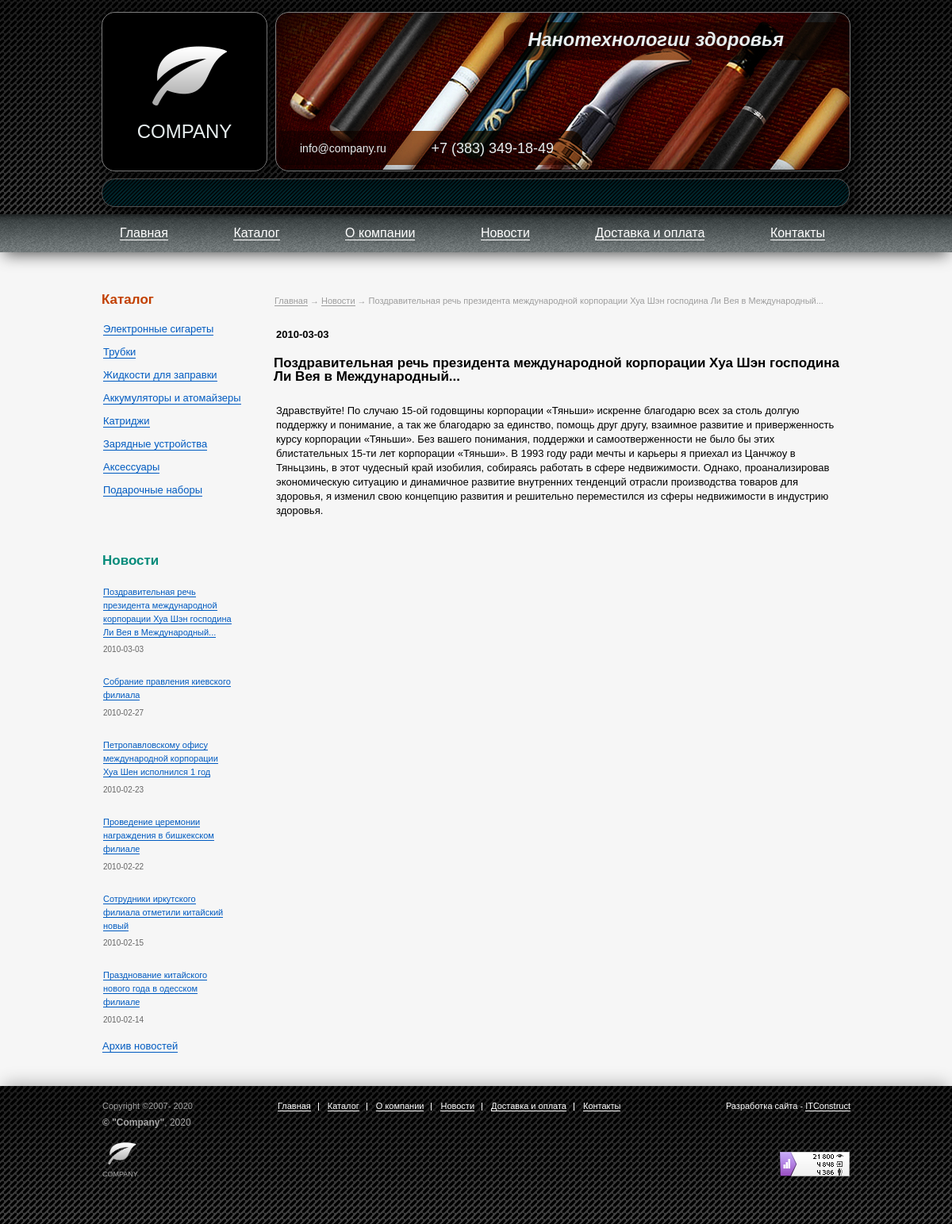
Page /elsig.site/news-detail.php?id=1 on the committed database.
### tables this page shows
CREATE TABLE News (
	id INT AUTO_INCREMENT PRIMARY KEY NOT NULL,
	header VARCHAR(255) NOT NULL,
	date DATE NOT NULL,
    	preview TEXT,
    	description TEXT
);

CREATE TABLE Category (
	id INT AUTO_INCREMENT PRIMARY KEY NOT NULL,
	name VARCHAR(255) NOT NULL,
	image VARCHAR(255)
);

### elsig.site/application/models/news-detail.php (called while the page is built)
<?php
require 'includes/lib.php';
function clearInt($data){
    return abs((int)$data);
}
$id = clearInt($_GET['id']);
$sql = "SELECT * FROM News WHERE id = $id";
$res = mysqli_query($link, $sql);

### elsig.site/application/models/index.php (called while the page is built, shortened)
<?php
require 'includes/lib.php';
$sql = "SELECT * FROM Category";
$res = mysqli_query($link, $sql);

### elsig.site/application/models/includes/config.php (called while the page is built, shortened)
<?php
    $kol_news_lb = 6;

### elsig.site/application/models/news.php (called while the page is built, shortened)
<?php
require 'includes/lib.php';
$sql_sb = "SELECT id, header, date, preview FROM News ORDER BY date DESC LIMIT $kol_news_lb";
$res_sb = mysqli_query($link, $sql_sb);

### elsig.site/news-detail.php (the view)
<?php include 'template_header.php' ?>
<div class="content">
    <div class="wrapper content__wrapper">
        <main class="inside-content">
            <nav class="bread-crumbs-container product__bread-crumbs">
                <ul class="bread-crumbs">
                <?php
                    include "application/models/news-detail.php";
                    if ($res)
                    {
                        foreach ($res as $new)
                        {
                            echo '<li class="bread-crumb"><a class="bread-crumb__link" href="index.php">Главная</a></li>
                                <li class="bread-crumb"><a class="bread-crumb__link" href="news.php">Новости</a></li>
                                <li class="bread-crumb bread-crumb_current">'. $new["header"] .'</li>
                                </ul>
                            </nav>';
                            echo '<article class="shipment-article">
                                    <p><b>'. $new["date"] .'</b></p>
                                    <h1>'. $new["header"] .'</h1>
                                    <p>
                                        '. $new["description"] .'
                                    </p>
                                </article>';
                        }
                    }
                ?>
        </main>
        <?php include_once 'sidebar.php' ?>
    </div>
</div>
<?php include 'template_footer.php' ?>

### elsig.site/sidebar.php
<div class="sidebar">
    <section class="catalog">
        <h2 class="sidebar__headline">Каталог</h2>
        <ul class="catalog-list">
            <?php
				include "application/models/index.php";
				foreach ($res as $cat)
					echo '<li class="catalog-list__item"><a class="catalog-list__link" href="catalog.php?cat_id='. $cat["id"] .'">'.$cat["name"].'</a></li>';
			?>
        </ul>
    </section>
    <section class="news">
        <h2 class="sidebar__headline news__headline">Новости</h2>
        <ul class="news-list">
            <?php
				include "application/models/news.php";
				foreach ($res_sb as $new)
				{
					echo '<li class="news-item">
							<a class="news-item__link" href="news-detail.php?id='. $new["id"] .'">'. $new["header"] .'</a>
							<span class="news-item__date">' . $new["date"] . '</span>
						</li>';
				}
			?>
        </ul>
        <span class="archive"><a class="archive__link" href="news.php">Архив новостей</a></span>
    </section>
</div>

### elsig.site/css/stylesheet.css (style rules this page uses)
html, body, div, span, applet, object, iframe, h1, h2, h3, h4, h5, h6, p, blockquote, pre, a, abbr, acronym, address, big, cite, code, del, dfn, em, img, ins, kbd, q, s, samp, small, strike, strong, sub, sup, tt, var, b, u, i, center, dl, dt, dd, ol, ul, li, fieldset, form, label, legend, table, caption, tbody, tfoot, thead, tr, th, td, article, aside, canvas, details, embed, figure, figcaption, footer, header, hgroup, menu, nav, output, ruby, section, summary, time, mark, audio, video { margin: 0; padding: 0; border: 0; font-size: 100%; font: inherit; vertical-align: baseline; }
article, aside, details, figcaption, figure, footer, header, hgroup, menu, nav, section { display: block; }
body { line-height: 1; }
ol, ul { list-style: none; }
html, body, h3 { font-family: "Arial", "Tahoma", "Geneva", sans-serif; width: 100%; }
h1 { font-size: 17px; margin: 0 0 26px -3px; font-weight: bold; }
h2 { color: #000; font-size: 13px; font-weight: bold; line-height: 18px; margin: 18px 0; font-weight: bold; }
p, ul, ol { font-size: 13px; line-height: 18px; margin: 18px 0; }
b { font-weight: bold; }
ul, li { list-style: none; margin: 0; padding: 0; }
a { text-decoration: none; border-bottom: 1px solid #fff; }
body { min-width: 1000px; }
.wrapper { width: 944px; }
.inside-content { padding: 3px 0 0 0; align-self: flex-end; width: 724px; float: right; }
.content { align-items: center; background: #f6f6f6; display: flex; flex-direction: column; padding: 50px 0 0; }
.sidebar { float: left; width: 176px; margin-bottom: 43px; }
.catalog { margin-bottom: 73px; }
.sidebar__headline { color: #c24000; font-size: 17px; line-height: 20.4px; margin: 0 0 21px; }
.catalog-list { margin: 0 0 0 2px; }
.catalog-list__item { line-height: 12px; margin-bottom: 17px; }
.catalog-list__link { border-bottom: 1px solid #005bc1; color: #005bc1; font-size: 13px; text-decoration: none; }
.news { width: 165px; }
.news__headline { color: #058b7a; margin: 0 0 20px 1px; }
.news-list { margin: 0; }
.news-item__link { font-size: 13px; line-height: 15.6px; border-bottom: 1px solid #005bc1; }
.archive { display: block; margin-left: 1px; margin-top: -8px; }
.archive__link { font-size: 13px; color: #005bc1; border-bottom: 1px solid #005bc1; }
.news-item { line-height: 16.9px; margin-bottom: 27px; margin-left: 2px; }
.news-item__link { color: #005bc1; font-size: 11px; }
.news-item__date, .news-item__preview { color: #666; display: block; font-size: 10px; line-height: 10px; margin-top: 9px; position: relative; }
.shipment-article { margin-right: 12px; }
.bread-crumbs-container { display: block; margin: -1px 0px 11px -2px; }
.bread-crumbs { display: inline; color: #9d9d9d; font-size: 11px; }
.bread-crumb { display: inline; position: relative; margin-right: 14px; }
.bread-crumb::after { content: "→"; position: absolute; top: -3px; left: -14px; }
.bread-crumb:last-child { margin-right: 0; }
.bread-crumb:first-child::after { content: ""; }
.bread-crumb__link { color: inherit; border-bottom: 1px solid #9d9d9d; }
.product__bread-crumbs { margin-bottom: 25px; }

### rows in the picture
news: header "Поздравительная речь президента международной корпорации Хуа Шэн господина Ли Вея в Международный...", date "2010-03-03", description "Здравствуйте! По случаю 15-ой годовщины корпорации «Тяньши» искренне благодарю всех за столь долгую поддержку и понимание, а так же благодарю за единство, помощь друг другу, взаимное развитие и приверженность курсу корпорации «Тяньши». Без вашего понимания, поддержки и самоотверженности не было бы этих блистательных 15-ти лет корпорации «Тяньши». В 1993 году ради мечты и карьеры я приехал из Цанчжоу в Тяньцзинь, в этот чудесный край изобилия, собираясь работать в сфере недвижимости. Однако, проанализировав экономическую ситуацию и динамичное развитие внутренних тенденций отрасли производства товаров для здоровья, я изменил свою концепцию развития и решительно переместился из сферы…"
category: name "Электронные сигареты"
category: name "Трубки"
category: name "Жидкости для заправки"
category: name "Аккумуляторы и атомайзеры"
category: name "Катриджи"
category: name "Зарядные устройства"
category: name "Аксессуары"
category: name "Подарочные наборы"
news: header "Собрание правления киевского филиала", date "2010-02-27"
news: header "Петропавловскому офису международной корпорации Хуа Шен исполнился 1 год", date "2010-02-23"
news: header "Проведение церемонии награждения в бишкекском филиале", date "2010-02-22"
news: header "Сотрудники иркутского филиала отметили китайский новый", date "2010-02-15"
news: header "Празднование китайского нового года в одесском филиале", date "2010-02-14"

### other values in the picture
$mmenu['link'] "Главная"
$mmenu['link'] "Каталог"
$mmenu['link'] "О компании"
$mmenu['link'] "Новости"
$mmenu['link'] "Доставка и оплата"
$mmenu['link'] "Контакты"
$year "2020"
